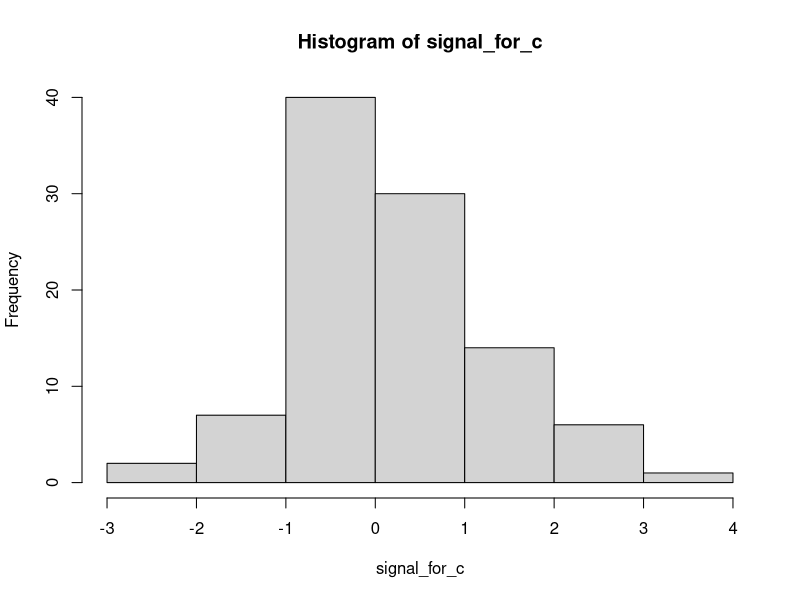
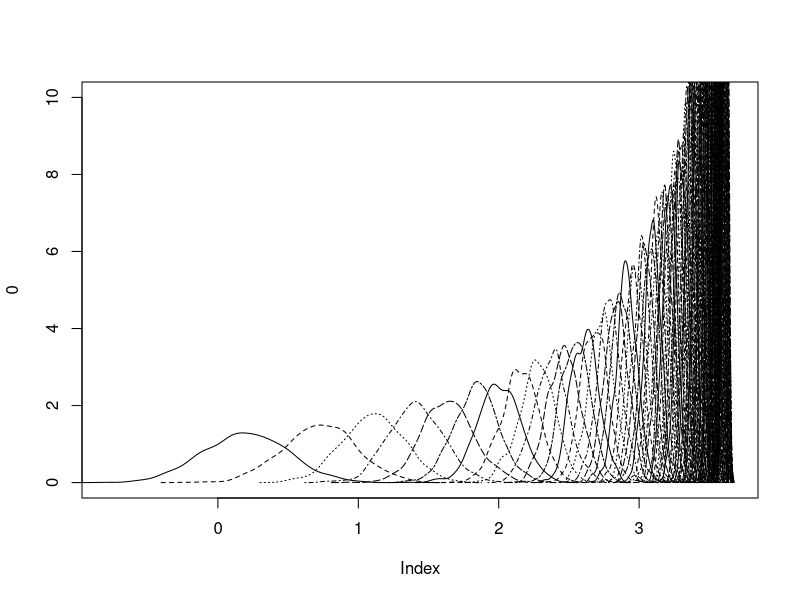
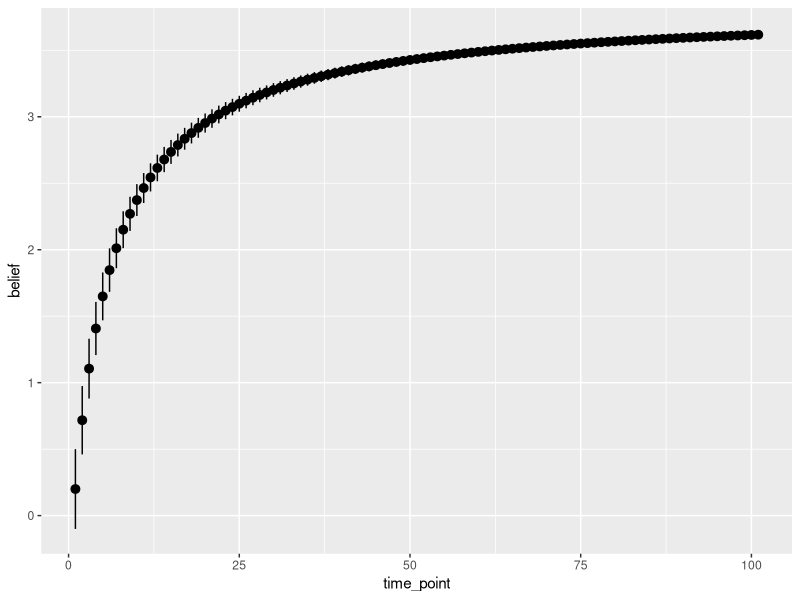
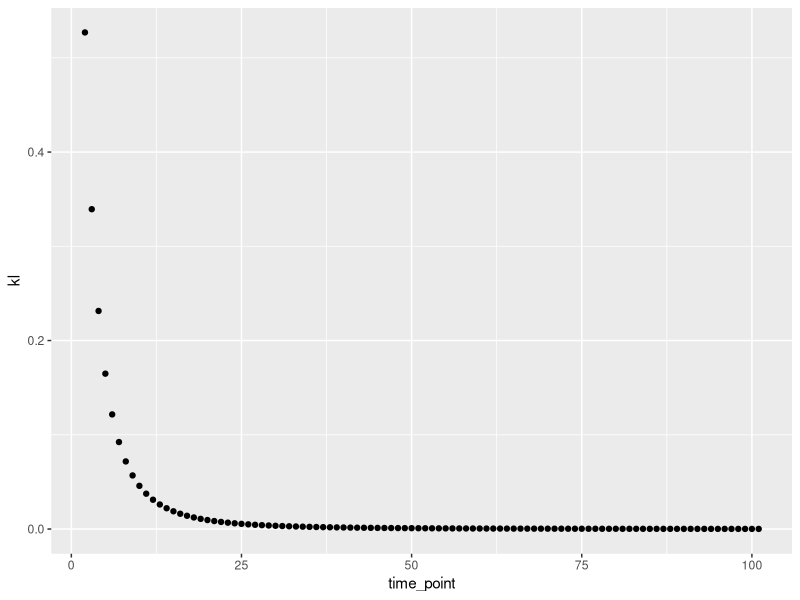

Recreate these plots in R, in order.
## ---- chunk 1
knitr::opts_chunk$set(echo = TRUE)
library(tidyverse)
library(here)
## ---- chunk 2

unknown_true_value_for_c = 0
fp_amount_of_noise = 1

signal_for_c = rnorm(100, 
                     unknown_true_value_for_c, 
                     fp_amount_of_noise ^ 2)


hist(signal_for_c)
## ---- chunk 3
percision_at_time_t0 = 0.2
utility_at_t0 = .1

precision_at_t1 = percision_at_time_t0 + fp_amount_of_noise ^ (-2)
utilitiy_at_t1 = (fp_amount_of_noise ^ (-2) * sample(signal_for_c, 1) + percision_at_time_t0 * utility_at_t0) / precision_at_t1

precision_at_t1
utilitiy_at_t1
  
## ---- chunk 4
# belief about the item 
b_mu = 1
b_variance = 0.1 
b_precision = 1/b_variance 

b_prior_distribution = rnorm(100, 
                b_mu, 
                b_variance)
b_prior = sample(b_prior_distribution, 1)


# signal received after choosing the item 
s_mu = 0.8 # unknown true value of item being sampled 
s_variance = 0.1 # the amount of noise in each signal 
s_precision = 1/s_variance

s_x_distribution = rnorm(100, 
                       s_mu, 
                       s_variance)
s_x = sample(s_x_distribution, 1)

# update the belief after receiving the item 
b_new_precision = b_precision + s_precision 
b_posterior = ((s_precision * s_x) + (b_precision * b_prior)) / b_new_precision




## ---- chunk 5
update_precision <- function(prior_belief_precision, 
                             signal_precision){
  return (prior_belief_precision + signal_precision)
}

update_belief <- function(signal_precision, 
                          signal_value, 
                          belief_precision, 
                          belief_value, 
                          updated_signal_precision){
  
  updated_belief <- ((signal_precision * signal_value) + 
                       (belief_precision * belief_value)) / updated_signal_precision
  
  return (updated_belief)

}


## ---- chunk 6

# belief about the item 
b_mu = .2
b_variance = 0.3

b_precision = 1/b_variance 

b_prior_distribution = rnorm(100, 
                b_mu, 
                b_variance)
b_prior = sample(b_prior_distribution, 1)


# signal received after choosing the item 
s_mu = 5 # unknown true value of item being sampled 
s_variance = 1.8 # the amount of noise in each signal, varying this will change the curve of KL. more noise slower habituation 
s_precision = 1/s_variance

s_x_distribution = rnorm(100, 
                       s_mu, 
                       s_variance)
s_x = sample(s_x_distribution, 1)

# pretend to have 100 time points 
belief_precision_vector <- c(b_precision)
belief_mu_vector <- c(b_mu)

for (i in 1:100){
  
  current_belief_precision = belief_precision_vector[i]
  current_belief_mu = belief_mu_vector[i]
  
  updated_belief_precision = update_precision(current_belief_precision, 
                                       s_precision)
  
  updated_mu = update_belief(s_precision,
                             s_x, 
                             current_belief_precision, 
                             current_belief_mu, 
                             updated_belief_precision)
  
  belief_precision_vector <- c(belief_precision_vector, updated_belief_precision)
  belief_mu_vector <- c(belief_mu_vector, updated_mu)
  
}

example <- tibble("time_point" = seq(1, 101, 1),
       "belief" = belief_mu_vector, 
       "precision" = belief_precision_vector, 
) %>% 
  mutate("variance" = 1/precision)
## ---- chunk 7
example_d <- example %>% 
  select(time_point, belief, variance)
example_d
## ---- chunk 8
densities <- apply(example_d[, -1], 1, function(x) rnorm(n = 1000, mean = x[1], sd = x[2]))
colnames(densities) <- example_d$time_point

plot(0, type = "n", xlim = c(min(densities), max(densities)), ylim = c(0, 10))
for (d in 1:ncol(densities)){
  lines(density(densities[, d]), lty = d)
}
#legend("topright", legend=colnames(densities), lty=1:ncol(densities))
## ---- chunk 9
example_d %>% 
  ggplot(aes(x = time_point), 
         y = belief) + 
  geom_pointrange(aes(y = belief, ymin = belief + variance, ymax = belief - variance))
## ---- chunk 10
calculate_KL_between_gaussian <- function(mu1, mu2, sig1, sig2){
    
  return(log(sig2/sig1) + (sig1^2 + (mu1-mu2)^2)/(2*(sig2^2)) - 1/2)
}

## ---- chunk 11
example

kls <- c()
for (t in 2:101){

  mu1 <- example %>% 
    filter(time_point == t-1) %>%
    select(belief) %>% 
    pull()
  
  sig1 <- (example %>% 
    filter(time_point == t-1) %>%
    select(variance) %>% 
    pull()) ^ .5
  
  mu2 <- example %>% 
    filter(time_point == t) %>% 
    select(belief) %>% 
    pull()
  
  sig2 <- (example %>% 
    filter(time_point == t) %>%
    select(variance) %>% 
    pull()) ^ .5
  
  kl <- calculate_KL_between_gaussian(mu1, mu2, sig1, sig2)
  kls <- c(kls, kl)
  
}

example_with_kl <- example %>% 
  filter(time_point != 1)

example_with_kl$kl <- kls

example_with_kl %>% 
  ggplot(aes(x = time_point, 
                    y = kl)) + 
  geom_point()
## ---- chunk 12

## ---- chunk 13
update_precision_vector <- function(prior_belief_precision_vector, 
                             signal_precision_vector){
  return (prior_belief_precision + signal_precision)
}

update_belief <- function(signal_precision, 
                          signal_value, 
                          belief_precision, 
                          belief_value, 
                          updated_signal_precision){
  
  updated_belief <- ((signal_precision * signal_value) + 
                       (belief_precision * belief_value)) / updated_signal_precision
  
  return (updated_belief)

}
## ---- chunk 14
stimuli <- c(1, 0, 1)

stimuli_b_mu = c(.5, .5, .5)
stimuli_b_variance = c(.3, .3, .3)
stimuli_b_precision = 1/stimuli_b_variance
stimuli_b_prior = c()

for (i in 1: length(stimuli_b_mu)){
  
  b_prior = sample(rnorm(100, 
                stimuli_b_mu[i], 
                stimuli_b_variance[i]), 1)
  
  stimuli_b_prior = c(stimuli_b_prior, b_prior)
  
}


# signal received after choosing the item 
stimuli_s_mu = stimuli # unknown true value of item being sampled 
stimuli_s_variance = c(0.1, 0.1, 0.1) # the amount of noise in each signal, maybe can be changed as a function of exposure duration? 
stimuli_s_precision = 1/stimuli_s_variance
stimuli_s_prior = c()

for (i in 1: length(stimuli_s_mu)){
  
  s_prior = sample(rnorm(100, 
                stimuli_s_mu[i], 
                stimuli_s_variance[i]), 1) # shouldn't be negative, logit? 
  
  stimuli_s_prior = c(stimuli_s_prior, s_prior)
  
}


# pretend to have 100 time points 
belief_precision_list <- list(stimuli_b_precision)
belief_mu_list <- list(stimuli_b_mu)

for (i in 1:3){
  
  current_belief_precision_vector = belief_precision_list[[i]]
  current_belief_mu_vector = belief_mu_list[[i]]
  
  updated_belief_precision_vector = list(update_precision(current_belief_precision_vector, 
                                       stimuli_s_precision))
  
  updated_mu_vector = list(update_belief(stimuli_s_precision,
                             stimuli_s_mu, 
                             current_belief_precision_vector, 
                             current_belief_mu_vector, 
                             updated_belief_precision_vector[[1]]))
  
  belief_precision_list <- c(belief_precision_list, 
                             updated_belief_precision_vector)
  #belief_mu_list[[i+1]] <- updated_mu_vector
  belief_mu_list <- c(belief_mu_list, updated_mu_vector)
  
}

example <- tibble("time_point" = seq(1, 101, 1),
       "belief" = belief_mu_vector, 
       "precision" = belief_precision_vector, 
) %>% 
  mutate("variance" = 1/precision)

